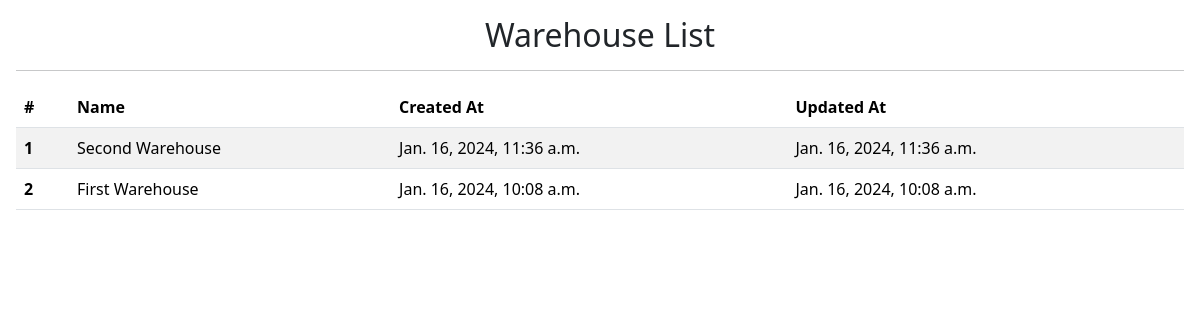
Page /warehouses/warehouse/ on the committed database.
### warehouses/models.py (models this page shows, shortened)
class Warehouse(models.Model):
    name = models.CharField(max_length=255)
    created_at = models.DateTimeField(auto_now_add=True)
    updated_at = models.DateTimeField(auto_now=True)

### warehouses/views.py (the view)
# urls.py: path("warehouse/", WarehouseListView.as_view(), name="warehouse"),
class WarehouseListView(ListView):
    model = Warehouse
    template_name = "warehouses/warehouse-list.html"
    ordering = ["-id"]

### warehouses/templates/warehouses/warehouse-list.html (shortened to what this page needs)
{% extends 'base.html' %}
{% block content %}
  <div class="p-3">
    <div class="text-center">
      <h2>Warehouse List</h2>
    </div>
    <hr />
    <table class="table table-striped table-responsive">
      <thead>
        <tr>
          <th scope="col">#</th>
          <th scope="col">Name</th>
          <th scope="col">Created At</th>
          <th scope="col">Updated At</th>
        </tr>
      </thead>
      <tbody>
        {% for publisher in object_list %}
          <tr>
            <th>{{ forloop.counter }}</th>
            <td>{{ publisher.name }}</td>
            <td>{{ publisher.created_at }}</td>
            <td>{{ publisher.updated_at }}</td>
          </tr>
        {% endfor %}
      </tbody>
    </table>
  </div>
{% endblock %}

### rows in the picture
Warehouse: name "Second Warehouse", created_at "Jan. 16, 2024, 11:36 a.m.", updated_at "Jan. 16, 2024, 11:36 a.m."
Warehouse: name "First Warehouse", created_at "Jan. 16, 2024, 10:08 a.m.", updated_at "Jan. 16, 2024, 10:08 a.m."
